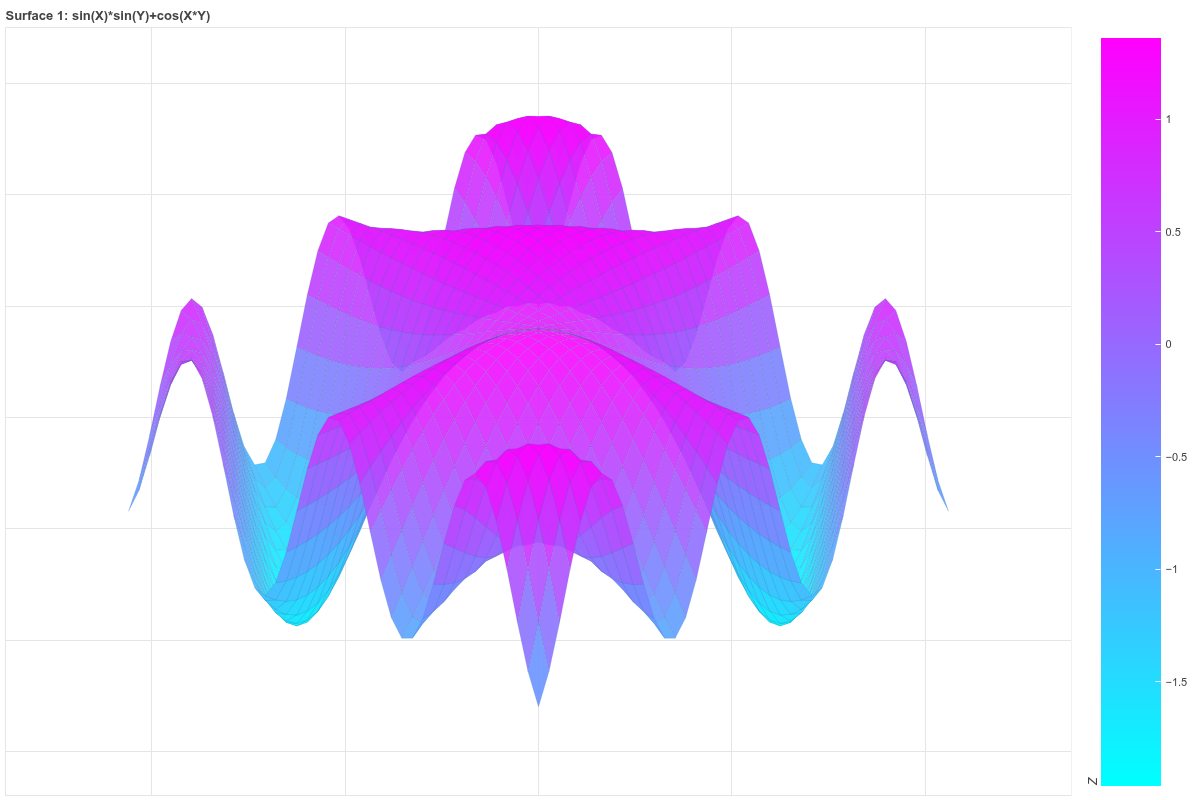

Recreate this plot in Python.
from butils import *

# ============================================================
# EXAMPLES
# ============================================================
best_surfaces = [
    # (lambda X,Y: np.sin(X*2) * np.cos(Y*2), "Smooth Wave Hills"),
    # (lambda X,Y: np.sin(3*np.sqrt(X**2 + Y**2))/np.sqrt(X**2 + Y**2 + 1e-6), "Circular Ripple"),
    # (lambda X,Y: (1 - (X**2 + Y**2)) * np.exp(-(X**2 + Y**2)/2), "Mexican Hat"),
    # (lambda X,Y: np.sin(X)*np.cos(Y), "sin(X)*cos(Y)"),
    # (lambda X,Y: np.sin(np.sqrt(X**2 + Y**2)), "sin(sqrt(X^2+Y^2))"),
    # (lambda X,Y: np.exp(-0.1*(X**2+Y**2))*np.sin(X*2)*np.cos(Y*2), "damped sine-cosine"),
    # (lambda X,Y: np.tanh(X)*np.tanh(Y), "tanh(X)*tanh(Y)"),
    (lambda X,Y: np.sin(X)*np.sin(Y) + np.cos(X*Y), "sin(X)*sin(Y)+cos(X*Y)")
]

for idx, (func, name) in enumerate(best_surfaces, 1):
    plot = plot_surface_bokeh(func, title=f"Surface {idx}: {name}", cmap=mbpal('cool'), output_path=f"surface_best_{idx}.html")
    show(plot)
    save_plot(plot, 'output/surface3d_05')
